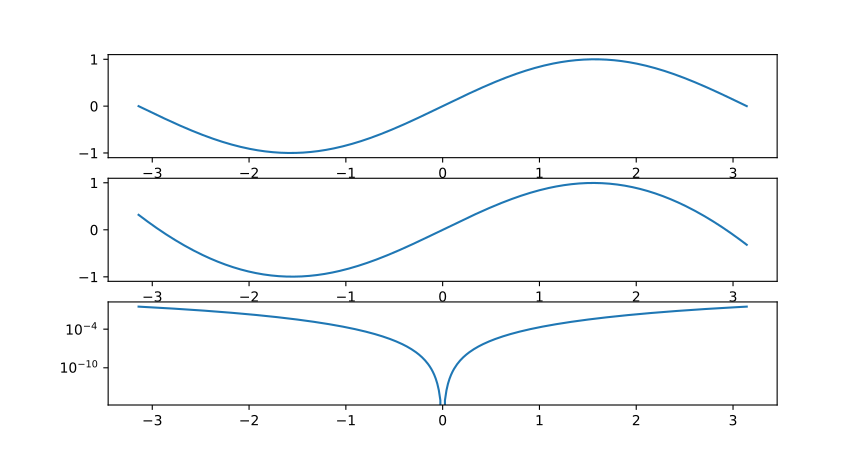

Reproduce this figure in Python.
import numpy as np
import matplotlib.pyplot as plt

aprox=lambda x: (x-(7*(x**3)/60))/(1+(x**2)/20)
ens=np.linspace(-np.pi,np.pi,400)
t=np.sin(ens)
f=aprox(ens)
d=np.abs(t-f)


axs, fig=plt.subplots(3)

fig[0].plot(ens,t)
fig[1].plot(ens,f)
fig[2].plot(ens,d)

fig[2].set_yscale("log")

plt.show()
